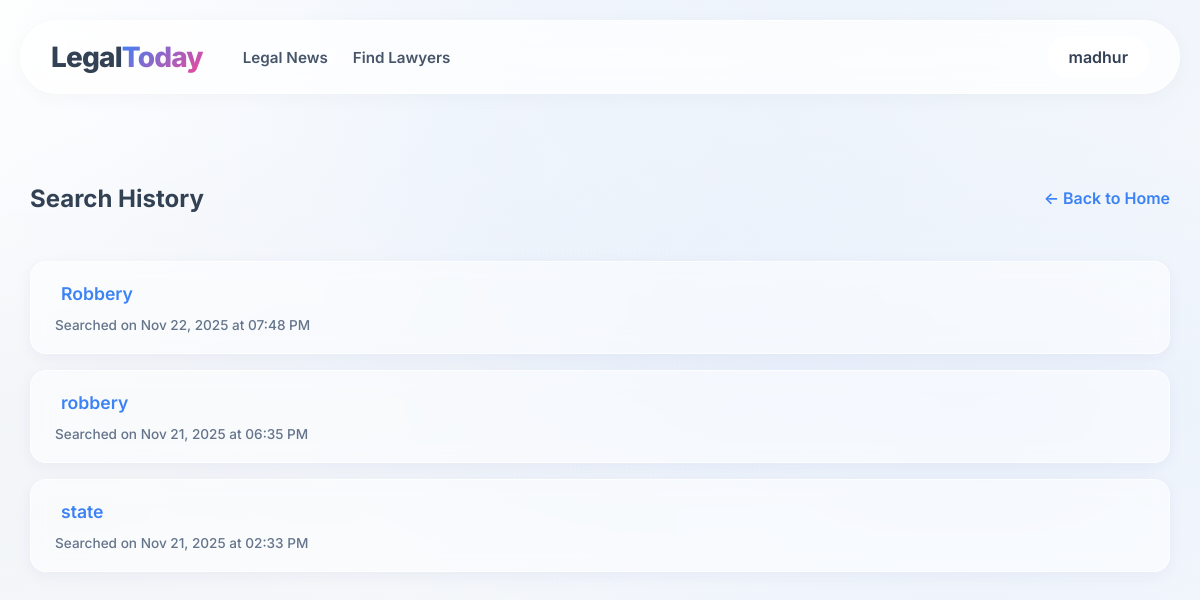
Screenshot of /history (signed in) with the database file from the repository.
### tables this page shows
CREATE TABLE history (id INTEGER PRIMARY KEY AUTOINCREMENT, email TEXT NOT NULL, query TEXT NOT NULL, created_at DATETIME DEFAULT CURRENT_TIMESTAMP);

### app.py (the view)
@app.route('/history', methods=['GET'])
def history():
    conn = get_db_connection()
    cursor = conn.cursor()
    cursor.execute('''SELECT query, created_at FROM history WHERE email=? ORDER BY created_at DESC''', (session.get("email"),))
    rows = cursor.fetchall()
    conn.close()
    past_queries = []
    for query, created_at in rows:
        if isinstance(created_at, str):
            try:
                created_at = datetime.strptime(created_at, "%Y-%m-%d %H:%M:%S")
            except:
                pass
        past_queries.append((query, created_at))
    return render_template("history.html", past_queries=past_queries, name=session.get("name", None), email=session.get("email", None))

### app.py (called while the page is built)
def get_db_connection():
    conn = sqlite3.connect('users.db')
    conn.row_factory = sqlite3.Row
    return conn

### templates/history.html (shortened to what this page needs)
<!DOCTYPE html>
<html lang="en">
<head>
    <link rel="stylesheet" href="../static/css/styles.css">
    <link rel="stylesheet" href="../static/css/layout.css">
    <link rel="stylesheet" href="../static/css/buttons.css">
    <link rel="stylesheet" href="../static/css/content.css">
    <link rel="stylesheet" href="../static/css/form.css">
    <link rel="stylesheet" href="../static/css/auth.css">
    <link rel="stylesheet" href="../static/css/results.css">
    <link rel="stylesheet" href="../static/css/documents.css">
    <link rel="stylesheet" href="../static/css/user.css">
    <link rel="stylesheet" href="../static/css/history.css">
</head>
<body>
    <div class="page-container">
        <div class="content-wrapper">
            <header class="header">
                <a href="{{ url_for('index') }}" class="logo">Legal<span>Today</span></a>
                <nav class="header-nav">
                    <a href="{{ url_for('news') }}">Legal News</a>
                    <a href="{{ url_for('lawyers') }}">Find Lawyers</a>
                </nav>
                <div class="header-right">
                    {% if login_status==False %}
                    <div class="header-buttons">
                        <button id="login-but" class="button-l">Login</button>
                        <button id="register-but" class="button-r">Registration</button>
                    </div>
                    {% else %}
                    <div class="user-menu">
                        <span class="username">{{ name }}</span>
                    </div>
                    {% endif %}
                </div>
            </header>
            <main class="main-content">
                <section class="r-section">
                    <div class="r-header">
                        <h2>Search History</h2>
                        <a href="{{ url_for('index') }}" class="link">&larr; Back to Home</a>
                    </div>
                    {% if past_queries %}
                    <div class="results-list">
                        <ul class="history-list">
                            {% for query, created_at in past_queries %}
                            <li class="history-item">
                                <form action="{{ url_for('search_query',page_num=1) }}" method="get" class="inline-form">
                                    <button type="submit" class="history-link">{{ query }}</button>
                                </form>
                                <span class="timestamp">
                                    Searched on {{ created_at.strftime("%b %d, %Y at %I:%M %p") if created_at else '' }}
                                </span>
                            </li>
                            {% endfor %}
                        </ul>
                    </div>
                    {% else %}
                    <p class="no-history">No search history found.</p>
                    {% endif %}
                </section>
            </main>
        </div>
    </div>
</body>
</html>

### static/css/styles.css (style rules this page uses)
:root { --glass-bg: rgba(255, 255, 255, 0.85); --glass-border: rgba(226, 232, 240, 0.8); --glass-shadow: 0 4px 6px -1px rgba(0, 0, 0, 0.1); --glass-blur: blur(16px); --color-primary: #3b82f6; --color-primary-hover: #2563eb; --color-text-main: #334155; --color-text-muted: #64748b; --color-danger: #ef4444; --font-family: 'Inter', system-ui, -apple-system, sans-serif; --radius-lg: 20px; --radius-md: 16px; --radius-sm: 10px; }
body { font-family: var(--font-family); margin: 0; padding: 0; color: var(--color-text-main); background-color: #f8fafc; background-image: radial-gradient(at 40% 20%, rgba(59, 130, 246, 0.05) 0px, transparent 50%), radial-gradient(at 80% 0%, rgba(59, 130, 246, 0.05) 0px, transparent 50%), radial-gradient(at 0% 50%, rgba(148, 163, 184, 0.05) 0px, transparent 50%), radial-gradient(at 80% 50%, rgba(59, 130, 246, 0.05) 0px, transparent 50%), radial-gradient(at 0% 100%, rgba(148, 163, 184, 0.05) 0px, transparent 50%), radial-gradient(at 80% 100%, rgba(59, 130, 246, 0.05) 0px, transparent 50%), radial-gradient(at 0% 0%, rgba(255, 255, 255, 0.8) 0px, transparent 50%); background-attachment: fixed; background-size: cover; min-height: 100vh; }

### static/css/layout.css (style rules this page uses)
.page-container { min-height: 100vh; display: flex; flex-direction: column; align-items: center; padding: 0 20px; }
.content-wrapper { width: 100%; max-width: 1200px; margin-top: 20px; margin-bottom: 40px; }
.header { display: flex; align-items: center; padding: 15px 30px; margin-bottom: 30px; background: rgba(255, 255, 255, 0.75); backdrop-filter: blur(20px); -webkit-backdrop-filter: blur(20px); border: 1px solid rgba(255, 255, 255, 0.9); box-shadow: 0 4px 20px rgba(0,0,0,0.03); border-radius: 100px; position: sticky; top: 20px; z-index: 100; }
.logo { font-size: 1.75rem; font-weight: 800; letter-spacing: -0.03em; color: var(--color-text-main); text-decoration: none; display: flex; align-items: center; margin-right: 40px; white-space: nowrap; }
.logo span { color: var(--color-primary); background: linear-gradient(135deg, var(--color-primary) 0%, #ec4899 100%); -webkit-background-clip: text; -webkit-text-fill-color: transparent; }
.header-nav { display: flex; gap: 25px; margin-right: auto; }
.header-nav a { color: #475569; text-decoration: none; font-weight: 600; font-size: 0.95rem; transition: color 0.2s ease; }
.header-right { display: flex; align-items: center; gap: 15px; }
.main-content { width: 100%; animation: fadeIn 0.6s ease-out; }

### static/css/buttons.css (style rules this page uses)
button, .button-l, .button-r, .button-primary { font-family: var(--font-family); cursor: pointer; border: none; outline: none; transition: all 0.3s cubic-bezier(0.4, 0, 0.2, 1); }

### static/css/content.css (style rules this page uses)
.main-content { margin-top: 2rem; }

### static/css/results.css (style rules this page uses)
.r-section { padding: 10px; }
.r-header { display: flex; justify-content: space-between; align-items: center; margin-bottom: 1.5rem; margin-top: 3rem; }
.r-header h2 { font-size: 1.5rem; font-weight: 700; color: var(--color-text-main); margin: 0; text-shadow: 0 2px 4px rgba(255, 255, 255, 0.5); }
.results-list { display: flex; flex-direction: column; gap: 1.5rem; }

### static/css/user.css (style rules this page uses)
.user-menu { position: relative; display: inline-block; }
.username { display: block; padding: 10px 20px; background: rgba(255, 255, 255, 0.5); backdrop-filter: blur(8px); -webkit-backdrop-filter: blur(8px); border: 1px solid rgba(255, 255, 255, 0.6); border-radius: 50px; color: var(--color-text-main); font-weight: 600; cursor: pointer; transition: all 0.3s ease; }

### rows the page displays
history: query "Robbery", created_at "Nov 22, 2025 at 07:48 PM"
history: query "robbery", created_at "Nov 21, 2025 at 06:35 PM"
history: query "state", created_at "Nov 21, 2025 at 02:33 PM"

### other values shown
{{ name }} "madhur"
